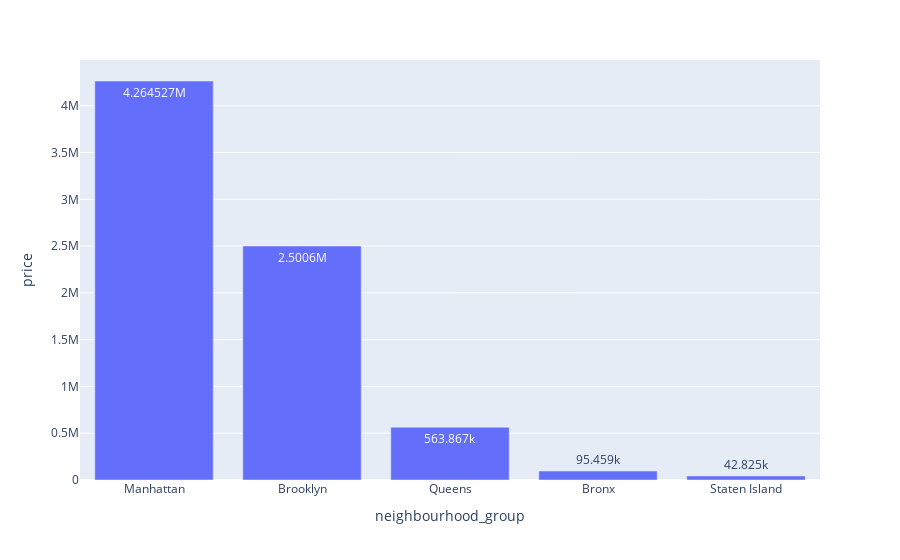

Notebook cell for this chart:
### Markdown cell above
### 6 - Desenhe um grafico de barras, mostrando a soma de todos os valores de diaria de cada regiaão

### Code cell
sum_price_region = data[['neighbourhood_group', 'price']].groupby('neighbourhood_group').sum().sort_values('price', ascending=False).reset_index()


plt.figure(figsize=(20,10))
#custom_params = {"axes.spines.right": False, "axes.spines.top": False}
#sns.set_theme(style="whitegrid")
#sns.barplot(x='neighbourhood_group', y='price', data=sum_price_region);

px.bar(sum_price_region, x='neighbourhood_group', y='price', text_auto=True)

### Figure 1 — Plotly figure (JSON) as saved in the notebook; plotly's stock layout.template omitted (floating-point values rounded to 4 significant figures)
{"data": [{"alignmentgroup": "True", "hovertemplate": "neighbourhood_group=%{x}<br>price=%{y}<extra></extra>", "legendgroup": "", "marker": {"color": "#636efa", "pattern": {"shape": ""}}, "name": "", "offsetgroup": "", "orientation": "v", "showlegend": false, "textposition": "auto", "texttemplate": "%{y}", "type": "bar", "x": ["Manhattan", "Brooklyn", "Queens", "Bronx", "Staten Island"], "xaxis": "x", "y": [4264527, 2500600, 563867, 95459, 42825], "yaxis": "y"}], "layout": {"barmode": "relative", "legend": {"tracegroupgap": 0}, "margin": {"t": 60}, "xaxis": {"anchor": "y", "domain": [0, 1], "title": {"text": "neighbourhood_group"}}, "yaxis": {"anchor": "x", "domain": [0, 1], "title": {"text": "price"}}}}
